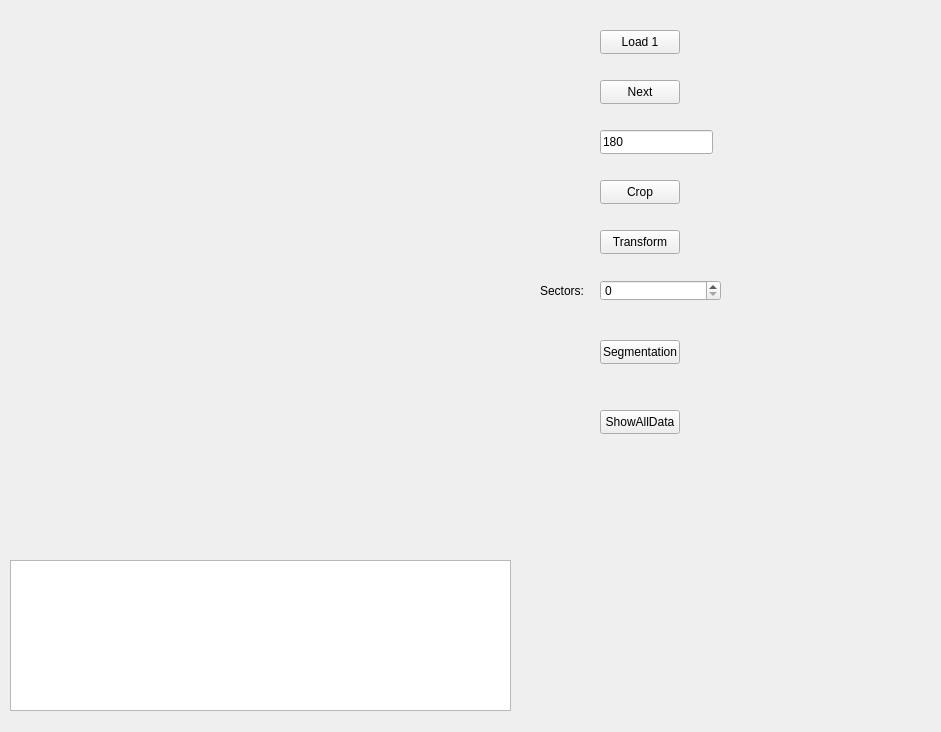
<?xml version="1.0" encoding="UTF-8"?>
<ui version="4.0">
 <class>LabVsClass</class>
 <widget class="QMainWindow" name="LabVsClass">
  <property name="geometry">
   <rect>
    <x>0</x>
    <y>0</y>
    <width>941</width>
    <height>732</height>
   </rect>
  </property>
  <property name="windowTitle">
   <string>LabVs</string>
  </property>
  <widget class="QWidget" name="centralWidget">
   <widget class="ImageCropWidget" name="widget" native="true">
    <property name="geometry">
     <rect>
      <x>0</x>
      <y>0</y>
      <width>500</width>
      <height>500</height>
     </rect>
    </property>
   </widget>
   <widget class="QPushButton" name="buttonSelectImages1">
    <property name="geometry">
     <rect>
      <x>600</x>
      <y>30</y>
      <width>80</width>
      <height>24</height>
     </rect>
    </property>
    <property name="text">
     <string>Load 1</string>
    </property>
   </widget>
   <widget class="QPushButton" name="buttonNextImage1">
    <property name="geometry">
     <rect>
      <x>600</x>
      <y>80</y>
      <width>80</width>
      <height>24</height>
     </rect>
    </property>
    <property name="text">
     <string>Next</string>
    </property>
   </widget>
   <widget class="QLineEdit" name="lineEdit">
    <property name="geometry">
     <rect>
      <x>600</x>
      <y>130</y>
      <width>113</width>
      <height>24</height>
     </rect>
    </property>
    <property name="text">
     <string>180</string>
    </property>
   </widget>
   <widget class="QPushButton" name="buttonTransform">
    <property name="geometry">
     <rect>
      <x>600</x>
      <y>230</y>
      <width>80</width>
      <height>24</height>
     </rect>
    </property>
    <property name="text">
     <string>Transform</string>
    </property>
   </widget>
   <widget class="QPushButton" name="buttonCrop">
    <property name="geometry">
     <rect>
      <x>600</x>
      <y>180</y>
      <width>80</width>
      <height>24</height>
     </rect>
    </property>
    <property name="text">
     <string>Crop</string>
    </property>
   </widget>
   <widget class="QSpinBox" name="sectorSpinBox">
    <property name="geometry">
     <rect>
      <x>600</x>
      <y>280</y>
      <width>121</width>
      <height>21</height>
     </rect>
    </property>
   </widget>
   <widget class="QLabel" name="label">
    <property name="geometry">
     <rect>
      <x>540</x>
      <y>280</y>
      <width>51</width>
      <height>21</height>
     </rect>
    </property>
    <property name="text">
     <string>Sectors:</string>
    </property>
   </widget>
   <widget class="QPushButton" name="buttonSegm">
    <property name="geometry">
     <rect>
      <x>600</x>
      <y>340</y>
      <width>80</width>
      <height>24</height>
     </rect>
    </property>
    <property name="text">
     <string>Segmentation</string>
    </property>
   </widget>
   <widget class="QPushButton" name="buttonShowData">
    <property name="geometry">
     <rect>
      <x>600</x>
      <y>410</y>
      <width>80</width>
      <height>24</height>
     </rect>
    </property>
    <property name="text">
     <string>ShowAllData</string>
    </property>
   </widget>
   <widget class="QPlainTextEdit" name="plainTextEdit">
    <property name="geometry">
     <rect>
      <x>10</x>
      <y>560</y>
      <width>501</width>
      <height>151</height>
     </rect>
    </property>
   </widget>
  </widget>
 </widget>
 <layoutdefault spacing="6" margin="11"/>
 <customwidgets>
  <customwidget>
   <class>ImageCropWidget</class>
   <extends>QWidget</extends>
   <header location="global">imagecropwidget.h</header>
   <container>1</container>
  </customwidget>
 </customwidgets>
 <resources>
  <include location="LabVs.qrc"/>
 </resources>
 <connections/>
</ui>
